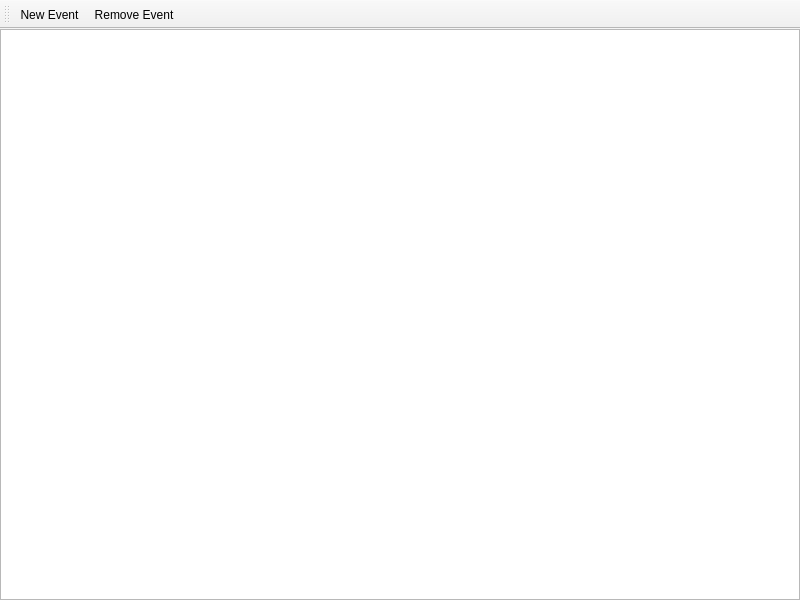
<?xml version="1.0" encoding="UTF-8"?>
<ui version="4.0">
 <class>MdiEvents</class>
 <widget class="QMainWindow" name="MdiEvents">
  <property name="geometry">
   <rect>
    <x>0</x>
    <y>0</y>
    <width>800</width>
    <height>600</height>
   </rect>
  </property>
  <property name="windowTitle">
   <string>MainWindow</string>
  </property>
  <widget class="QWidget" name="centralwidget">
   <layout class="QVBoxLayout" name="verticalLayout">
    <property name="leftMargin">
     <number>0</number>
    </property>
    <property name="topMargin">
     <number>0</number>
    </property>
    <property name="rightMargin">
     <number>0</number>
    </property>
    <property name="bottomMargin">
     <number>0</number>
    </property>
    <item>
     <widget class="QTreeWidget" name="treeWidget">
      <property name="alternatingRowColors">
       <bool>true</bool>
      </property>
      <attribute name="headerVisible">
       <bool>false</bool>
      </attribute>
      <column>
       <property name="text">
        <string>1</string>
       </property>
      </column>
      <column>
       <property name="text">
        <string>2</string>
       </property>
      </column>
     </widget>
    </item>
   </layout>
  </widget>
  <widget class="QToolBar" name="toolBar">
   <property name="windowTitle">
    <string>toolBar</string>
   </property>
   <property name="toolButtonStyle">
    <enum>Qt::ToolButtonTextBesideIcon</enum>
   </property>
   <attribute name="toolBarArea">
    <enum>TopToolBarArea</enum>
   </attribute>
   <attribute name="toolBarBreak">
    <bool>false</bool>
   </attribute>
   <addaction name="actionNew_Event"/>
   <addaction name="actionRemove_Event"/>
  </widget>
  <action name="actionNew_Event">
   <property name="icon">
    <iconset resource="../icons.qrc">
     <normaloff>:/png/icons/calendar--plus.png</normaloff>:/png/icons/calendar--plus.png</iconset>
   </property>
   <property name="text">
    <string>New Event</string>
   </property>
  </action>
  <action name="actionRemove_Event">
   <property name="icon">
    <iconset resource="../icons.qrc">
     <normaloff>:/png/icons/calendar--minus.png</normaloff>:/png/icons/calendar--minus.png</iconset>
   </property>
   <property name="text">
    <string>Remove Event</string>
   </property>
   <property name="shortcut">
    <string>Del</string>
   </property>
  </action>
 </widget>
 <resources>
  <include location="../icons.qrc"/>
 </resources>
 <connections/>
</ui>
